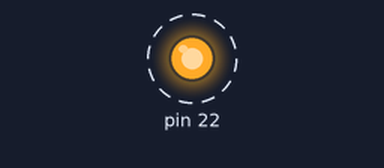
The sketch below on a simulated Arduino Uno, built with avr-gcc and run on an emulated ATmega328P. Parts: output pins drawn as LEDs (lit = HIGH). Dashed ring = blinking.

Above: at 0.05 s.
Timing chart, 0 to 3.0 s (numbered marks = the images above):
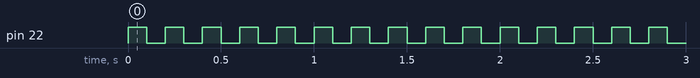

The sketch:

main.ino
```cpp
#include <Arduino.h>

void setup()
{
  DDRB |= (1 << DDB6);
}

void loop()
{
  // set PB6 high
  PORTB |= (1 << PORTB6);
  delay(100);

  // set PB6 low
  PORTB &= ~(1 << PORTB6);
  delay(100);
}
```

Measured:
- by itself, pin 22: alternates HIGH for 0.10 s and LOW for 0.10 s
